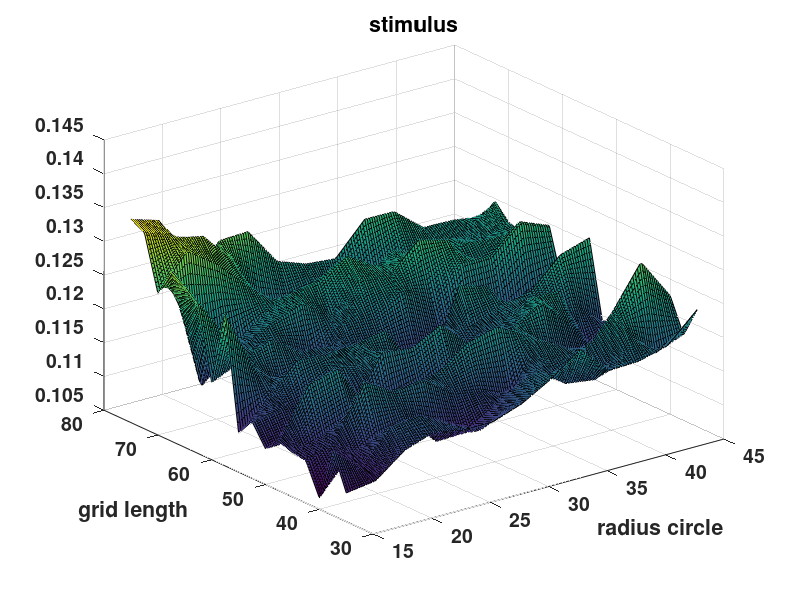

Here is the MATLAB script that generated this plot:
clear all;close all; clc
grid_length = [35:2.5:75];
radius_circle = [15:2.5:45];
grid_length_int = [35:0.2:75];
radius_circle_int = [15:0.2:45];
load nmseanalysis0527max2.mat
%%
% data = cell(1,5);
% 
% for k = 1:5
%    data{k}.stimulus = zeros(numel(grid_length),numel(radius_circle));
% end

%%

% for i = 1:5
%     figure(1);
%     title('Stimulus');
%     subplot(2,3,i);
%     surf(radius_circle,grid_length,data{i}.stimulus);
%     ylabel('grid length')
%     xlabel('radius circle')
% end

%%

for j = 1:numel(grid_length)
    for k = 1:numel(radius_circle)
        nmsestimulus(j,k) = mean([data{1}.stimulus(j,k) data{2}.stimulus(j,k) data{3}.stimulus(j,k) data{4}.stimulus(j,k) data{5}.stimulus(j,k)]);
    end
end

% figure(3)
% surf(radius_circle,grid_length,nmsestimulus);
% title('stimulus')
% ylabel('grid length')
% xlabel('radius circle')

%%

% figure(5)
% waterfall(grid_length,radius_circle,nmsestimulus);
% title('stimulus')
% xlabel('grid length')
% ylabel('radius circle')
% 
% figure(6)
% waterfall(grid_length,radius_circle,nmseforce);
% title('force')
% xlabel('grid length')
% ylabel('radius circle')

% 
% figure(7)
% mesh(radius_circle,grid_length,nmsestimulus);
% title('stimulus')
% ylabel('grid length')
% xlabel('radius circle')



grid_length_m = repmat(grid_length,numel(radius_circle),1)';
grid_length_int_m = repmat(grid_length_int,numel(radius_circle_int),1)';
radius_circle_m = repmat(radius_circle,numel(grid_length),1);
radius_circle_int_m = repmat(radius_circle_int,numel(grid_length_int),1);

% nmsestimulusInt = interp2(grid_length_m,radius_circle_m,nmsestimulus,grid_length_int_m,radius_circle_int_m);
% nmseforceInt = interp2(grid_length_m,radius_circle_m,nmseforce,grid_length_int_m,radius_circle_int_m);

nmsestimulusInt = interp2(radius_circle_m,grid_length_m,nmsestimulus,radius_circle_int_m,grid_length_int_m);

figure(9)
surf(radius_circle_int,grid_length_int,nmsestimulusInt);
set(gca,'fontSize',14,'fontWeight','bold')
title('stimulus')
ylabel('grid length')
xlabel('radius circle')
